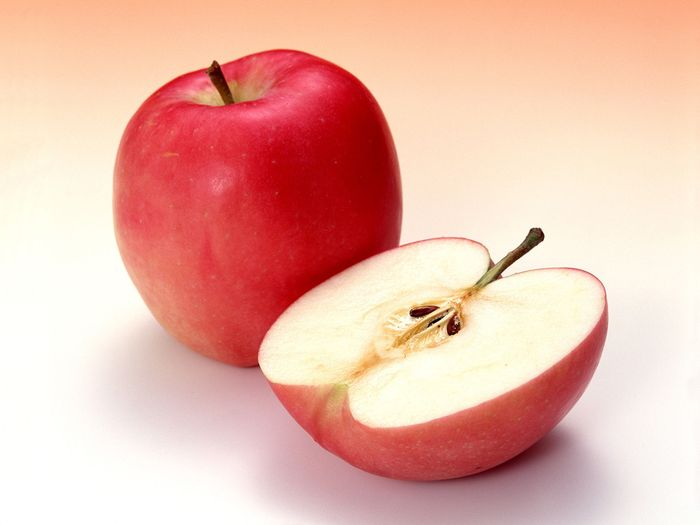
#> input picture apel.png, 700 x 525 px
$ python minggu3.py
#> lines starting #> are read from the running program, lines starting #| are printed output that depends on the picture
#> the answer given: 1
import cv2
import numpy as np
import matplotlib.pyplot as plt

IMG_PATH = "apel.png"  # gambar default

def acara9_image_enhancement():
    img = cv2.imread(IMG_PATH)
#> img is the input picture: shape (525, 700, 3); mean B, G, R 170.1, 183.6, 234.6
    img_rgb = cv2.cvtColor(img, cv2.COLOR_BGR2RGB)  # fix warna asli
    gray = cv2.cvtColor(img, cv2.COLOR_BGR2GRAY)
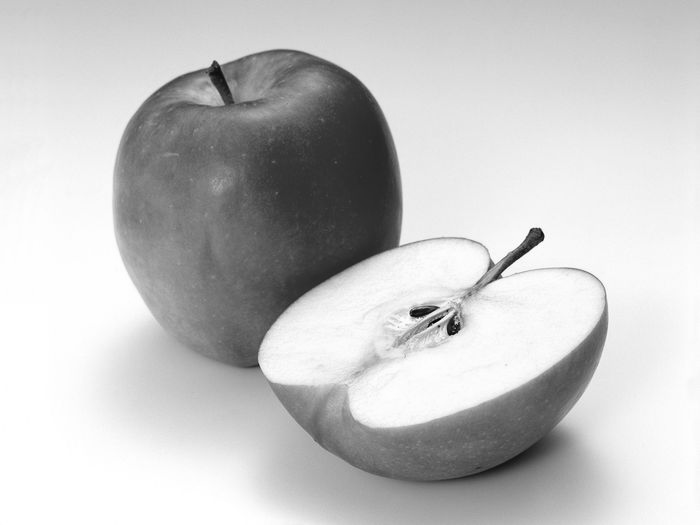
#> gray: shape (525, 700); min 2, max 255, mean 197.3

    cerah = cv2.convertScaleAbs(gray, alpha=1, beta=50)
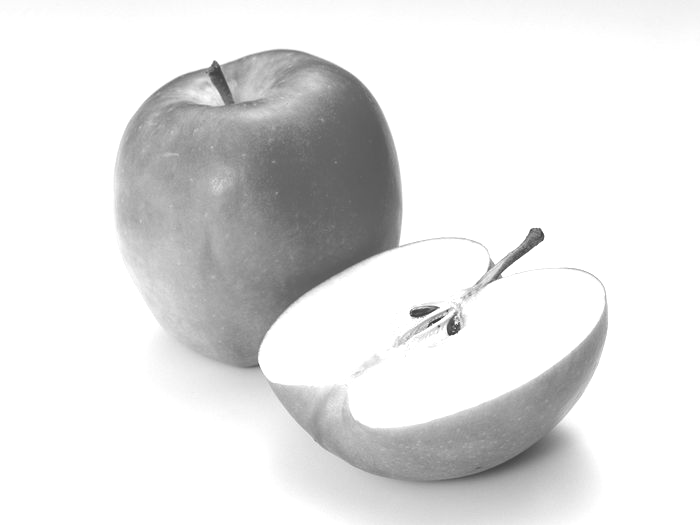
#> cerah: shape (525, 700); min 52, max 255, mean 227.1
    gelap = cv2.convertScaleAbs(gray, alpha=1, beta=-50)
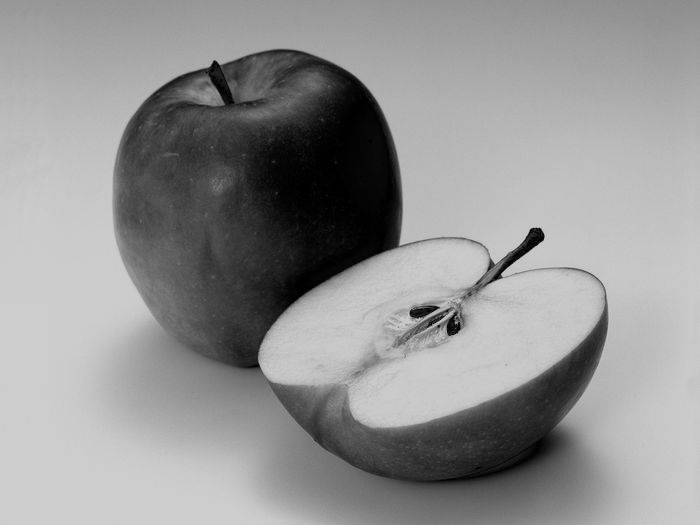
#> gelap: shape (525, 700); min 0, max 205, mean 147.6
    neg = 255 - gray
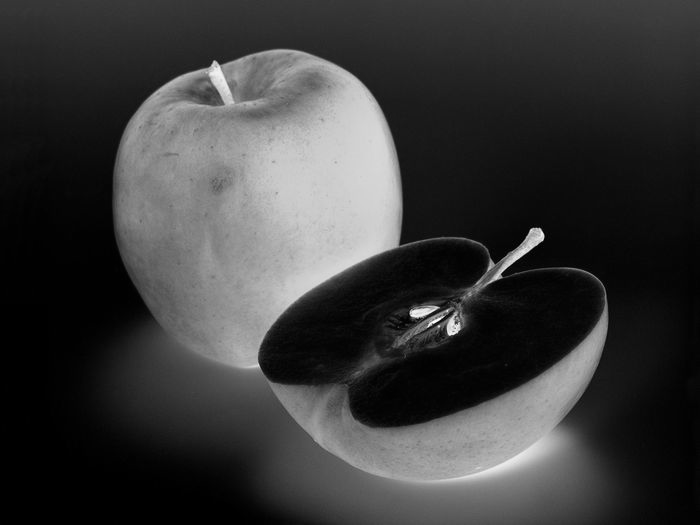
#> neg: shape (525, 700); min 0, max 253, mean 57.7
    heq = cv2.equalizeHist(gray)
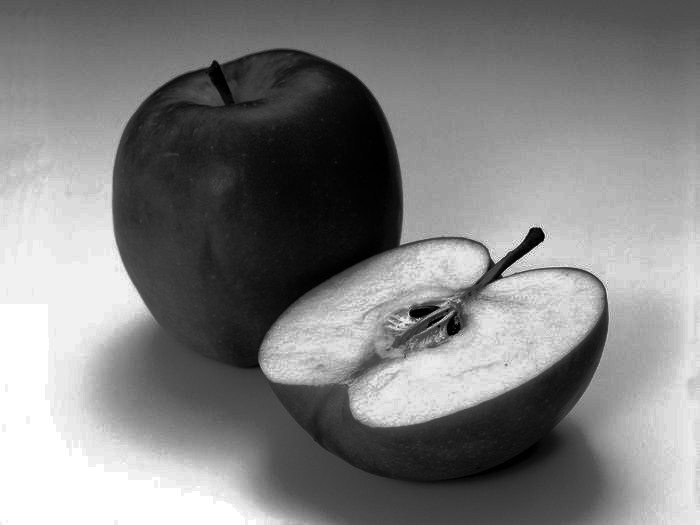
#> heq: shape (525, 700); min 0, max 255, mean 129

    # subplot citra grayscale + histogramnya
    plt.figure(figsize=(10,4))
    plt.subplot(1,2,1)
    plt.imshow(gray, cmap='gray')
    plt.title("Citra Grayscale")
    plt.axis('off')

    plt.subplot(1,2,2)
    plt.hist(gray.ravel(), bins=256, range=(0,256), color='black')
    plt.title("Histogram Grayscale")
    plt.xlabel("Intensitas Piksel")
    plt.ylabel("Frekuensi")
    plt.tight_layout()
    plt.show()
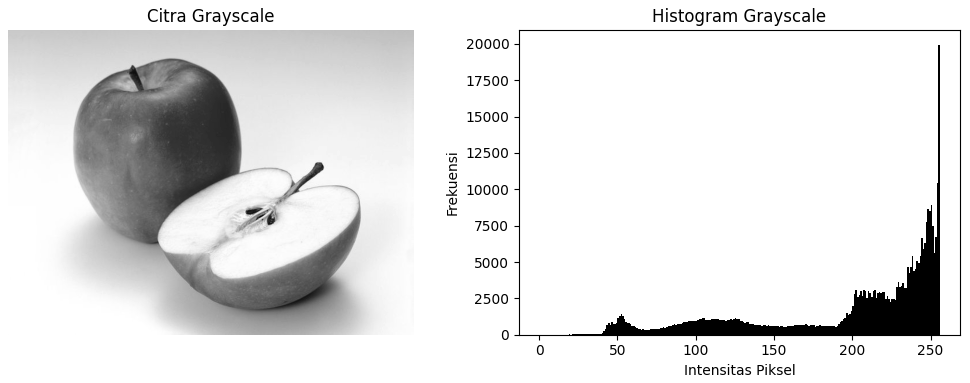
#> figure drawn by matplotlib, 2 panels; panel 2: tallest bar 19932 high, from x = 255 to 256

    # tampilkan citra hasil enhancement lainnya
    titles = ['Asli', 'Cerah', 'Gelap', 'Negasi', 'Hist Eq']
    images = [img_rgb, cerah, gelap, neg, heq]  # gunakan img_rgb

    plt.figure(figsize=(12,6))
    for i in range(5):
        plt.subplot(2,3,i+1)
        cmap = 'gray' if len(images[i].shape) == 2 else None
        plt.imshow(images[i], cmap=cmap)
        plt.title(titles[i])
        plt.axis('off')
    plt.tight_layout()
    plt.show()


def acara10_negasi():
    gray = cv2.imread(IMG_PATH, cv2.IMREAD_GRAYSCALE)
    neg = 255 - gray

    cv2.imshow("Grayscale", gray)
    cv2.imshow("Negasi", neg)
    cv2.waitKey(0)
    cv2.destroyAllWindows()

def acara11_contrast_stretching():
    gray = cv2.imread(IMG_PATH, cv2.IMREAD_GRAYSCALE)
    min_val, max_val = np.min(gray), np.max(gray)
    cs = cv2.convertScaleAbs((gray - min_val) * (255.0 / (max_val - min_val)))

    cv2.imshow("Grayscale", gray)
    cv2.imshow("Contrast Stretching", cs)
    cv2.waitKey(0)
    cv2.destroyAllWindows()

def acara12_histogram_equalization():
    img = cv2.imread(IMG_PATH)
    gray = cv2.cvtColor(img, cv2.COLOR_BGR2GRAY)
    heq = cv2.equalizeHist(gray)

    cv2.imshow("Asli", img)
    cv2.imshow("Grayscale", gray)
    cv2.imshow("Hist Equalization", heq)
    cv2.waitKey(0)
    cv2.destroyAllWindows()

def main():
    while True:
        print("\n=== MENU PRAKTIKUM PENGOLAHAN CITRA (apel.png) ===")
        print("1. Acara 9 - Image Enhancement + Histogram")
        print("2. Acara 10 - Operasi Negasi")
        print("3. Acara 11 - Contrast Stretching")
        print("4. Acara 12 - Histogram Equalization")
        print("0. Keluar")
#> (the run stopped early here; a loop or call above may not have finished)
